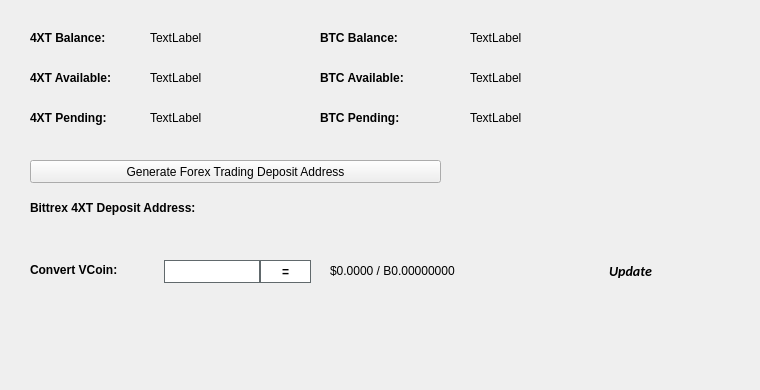
   <widget class="QWidget" name="BalanceTab">
    <attribute name="title">
     <string>Balance</string>
    </attribute>
    <widget class="QLabel" name="BitcoinBalanceLabel">
     <property name="geometry">
      <rect>
       <x>470</x>
       <y>30</y>
       <width>150</width>
       <height>16</height>
      </rect>
     </property>
     <property name="text">
      <string>TextLabel</string>
     </property>
    </widget>
    <widget class="QLabel" name="4XTBalanceLabel">
     <property name="geometry">
      <rect>
       <x>150</x>
       <y>30</y>
       <width>150</width>
       <height>16</height>
      </rect>
     </property>
     <property name="text">
      <string>TextLabel</string>
     </property>
    </widget>
    <widget class="QLabel" name="label_11">
     <property name="geometry">
      <rect>
       <x>30</x>
       <y>30</y>
       <width>101</width>
       <height>16</height>
      </rect>
     </property>
     <property name="font">
      <font>
       <weight>75</weight>
       <bold>true</bold>
      </font>
     </property>
     <property name="text">
      <string>4XT Balance:</string>
     </property>
    </widget>
    <widget class="QLabel" name="label_12">
     <property name="geometry">
      <rect>
       <x>320</x>
       <y>30</y>
       <width>101</width>
       <height>16</height>
      </rect>
     </property>
     <property name="font">
      <font>
       <weight>75</weight>
       <bold>true</bold>
      </font>
     </property>
     <property name="text">
      <string>BTC Balance:</string>
     </property>
    </widget>
    <widget class="QLabel" name="4XTAvailableLabel_2">
     <property name="geometry">
      <rect>
       <x>150</x>
       <y>70</y>
       <width>150</width>
       <height>16</height>
      </rect>
     </property>
     <property name="text">
      <string>TextLabel</string>
     </property>
    </widget>
    <widget class="QLabel" name="label_13">
     <property name="geometry">
      <rect>
       <x>30</x>
       <y>70</y>
       <width>111</width>
       <height>16</height>
      </rect>
     </property>
     <property name="font">
      <font>
       <weight>75</weight>
       <bold>true</bold>
      </font>
     </property>
     <property name="text">
      <string>4XT Available:</string>
     </property>
    </widget>
    <widget class="QLabel" name="label_14">
     <property name="geometry">
      <rect>
       <x>30</x>
       <y>110</y>
       <width>101</width>
       <height>16</height>
      </rect>
     </property>
     <property name="font">
      <font>
       <weight>75</weight>
       <bold>true</bold>
      </font>
     </property>
     <property name="text">
      <string>4XT Pending:</string>
     </property>
    </widget>
    <widget class="QLabel" name="4XTPendingLabel">
     <property name="geometry">
      <rect>
       <x>150</x>
       <y>110</y>
       <width>150</width>
       <height>16</height>
      </rect>
     </property>
     <property name="text">
      <string>TextLabel</string>
     </property>
    </widget>
    <widget class="QLabel" name="label_15">
     <property name="geometry">
      <rect>
       <x>320</x>
       <y>70</y>
       <width>111</width>
       <height>16</height>
      </rect>
     </property>
     <property name="font">
      <font>
       <weight>75</weight>
       <bold>true</bold>
      </font>
     </property>
     <property name="text">
      <string>BTC Available:</string>
     </property>
    </widget>
    <widget class="QLabel" name="BitcoinAvailableLabel">
     <property name="geometry">
      <rect>
       <x>470</x>
       <y>70</y>
       <width>150</width>
       <height>16</height>
      </rect>
     </property>
     <property name="text">
      <string>TextLabel</string>
     </property>
    </widget>
    <widget class="QLabel" name="label_31">
     <property name="geometry">
      <rect>
       <x>320</x>
       <y>110</y>
       <width>111</width>
       <height>16</height>
      </rect>
     </property>
     <property name="font">
      <font>
       <weight>75</weight>
       <bold>true</bold>
      </font>
     </property>
     <property name="text">
      <string>BTC Pending:</string>
     </property>
    </widget>
    <widget class="QLabel" name="BitcoinPendingLabel">
     <property name="geometry">
      <rect>
       <x>470</x>
       <y>110</y>
       <width>150</width>
       <height>16</height>
      </rect>
     </property>
     <property name="text">
      <string>TextLabel</string>
     </property>
    </widget>
    <widget class="QLabel" name="label_33">
     <property name="geometry">
      <rect>
       <x>30</x>
       <y>200</y>
       <width>221</width>
       <height>16</height>
      </rect>
     </property>
     <property name="font">
      <font>
       <weight>75</weight>
       <bold>true</bold>
      </font>
     </property>
     <property name="text">
      <string>Bittrex 4XT Deposit Address:</string>
     </property>
    </widget>
    <widget class="QPushButton" name="GenDepositBTN">
     <property name="geometry">
      <rect>
       <x>30</x>
       <y>160</y>
       <width>411</width>
       <height>23</height>
      </rect>
     </property>
     <property name="text">
      <string>Generate Forex Trading Deposit Address</string>
     </property>
     <property name="icon">
      <iconset resource="../forextrading.qrc">
       <normaloff>:/icons/bitcoin</normaloff>:/icons/bitcoin</iconset>
     </property>
    </widget>
    <widget class="QLabel" name="DepositAddressLabel">
     <property name="geometry">
      <rect>
       <x>200</x>
       <y>200</y>
       <width>261</width>
       <height>16</height>
      </rect>
     </property>
     <property name="palette">
      <palette>
       <active>
        <colorrole role="WindowText">
         <brush brushstyle="SolidPattern">
          <color alpha="255">
           <red>0</red>
           <green>0</green>
           <blue>0</blue>
          </color>
         </brush>
        </colorrole>
        <colorrole role="Text">
         <brush brushstyle="SolidPattern">
          <color alpha="255">
           <red>0</red>
           <green>0</green>
           <blue>255</blue>
          </color>
         </brush>
        </colorrole>
       </active>
       <inactive>
        <colorrole role="WindowText">
         <brush brushstyle="SolidPattern">
          <color alpha="255">
           <red>0</red>
           <green>0</green>
           <blue>0</blue>
          </color>
         </brush>
        </colorrole>
        <colorrole role="Text">
         <brush brushstyle="SolidPattern">
          <color alpha="255">
           <red>0</red>
           <green>0</green>
           <blue>255</blue>
          </color>
         </brush>
        </colorrole>
       </inactive>
       <disabled>
        <colorrole role="WindowText">
         <brush brushstyle="SolidPattern">
          <color alpha="255">
           <red>120</red>
           <green>120</green>
           <blue>120</blue>
          </color>
         </brush>
        </colorrole>
        <colorrole role="Text">
         <brush brushstyle="SolidPattern">
          <color alpha="255">
           <red>120</red>
           <green>120</green>
           <blue>120</blue>
          </color>
         </brush>
        </colorrole>
       </disabled>
      </palette>
     </property>
     <property name="font">
      <font>
       <weight>75</weight>
       <bold>true</bold>
      </font>
     </property>
     <property name="text">
      <string/>
     </property>
     <property name="alignment">
      <set>Qt::AlignRight|Qt::AlignTrailing|Qt::AlignVCenter</set>
     </property>
     <property name="textInteractionFlags">
      <set>Qt::LinksAccessibleByMouse|Qt::TextSelectableByKeyboard|Qt::TextSelectableByMouse</set>
     </property>
    </widget>
    <widget class="QLabel" name="label_8">
     <property name="geometry">
      <rect>
       <x>460</x>
       <y>300</y>
       <width>281</width>
       <height>81</height>
      </rect>
     </property>
     <property name="text">
      <string/>
     </property>
     <property name="pixmap">
      <pixmap>:/images/bittrex</pixmap>
     </property>
    </widget>
    <widget class="QWidget" name="widgetConversion" native="true">
     <property name="geometry">
      <rect>
       <x>0</x>
       <y>250</y>
       <width>751</width>
       <height>43</height>
      </rect>
     </property>
     <property name="minimumSize">
      <size>
       <width>0</width>
       <height>43</height>
      </size>
     </property>
     <property name="styleSheet">
      <string notr="true"/>
     </property>
     <widget class="QPushButton" name="btnUpdateMarketData">
      <property name="geometry">
       <rect>
        <x>575</x>
        <y>0</y>
        <width>111</width>
        <height>41</height>
       </rect>
      </property>
      <property name="sizePolicy">
       <sizepolicy hsizetype="Expanding" vsizetype="Expanding">
        <horstretch>0</horstretch>
        <verstretch>0</verstretch>
       </sizepolicy>
      </property>
      <property name="font">
       <font>
        <family>calibri</family>
        <pointsize>-1</pointsize>
        <weight>75</weight>
        <italic>true</italic>
        <bold>true</bold>
       </font>
      </property>
      <property name="styleSheet">
       <string notr="true">margin:0px;text-align:center;padding:2px;border-radius:3px;font-style:italic;width:100px;font-size:14px;font-family:calibri;font-weight:600;</string>
      </property>
      <property name="text">
       <string>Update</string>
      </property>
      <property name="iconSize">
       <size>
        <width>150</width>
        <height>35</height>
       </size>
      </property>
      <property name="autoDefault">
       <bool>true</bool>
      </property>
      <property name="default">
       <bool>true</bool>
      </property>
     </widget>
     <widget class="QLabel" name="lblConvertVCoin">
      <property name="geometry">
       <rect>
        <x>30</x>
        <y>10</y>
        <width>131</width>
        <height>20</height>
       </rect>
      </property>
      <property name="styleSheet">
       <string notr="true"/>
      </property>
      <property name="text">
       <string>&lt;html&gt;&lt;head/&gt;&lt;body&gt;&lt;p&gt;&lt;span style=&quot; font-weight:600;&quot;&gt;Convert VCoin:&lt;/span&gt;&lt;/p&gt;&lt;/body&gt;&lt;/html&gt;</string>
      </property>
     </widget>
     <widget class="QLineEdit" name="txtConvertVCoinQty">
      <property name="geometry">
       <rect>
        <x>160</x>
        <y>10</y>
        <width>100</width>
        <height>23</height>
       </rect>
      </property>
      <property name="minimumSize">
       <size>
        <width>100</width>
        <height>23</height>
       </size>
      </property>
      <property name="maximumSize">
       <size>
        <width>100</width>
        <height>16777215</height>
       </size>
      </property>
      <property name="styleSheet">
       <string notr="true">border: 1px solid #61696c;margin-left:4px;</string>
      </property>
     </widget>
     <widget class="QPushButton" name="btnConvertForex Trading">
      <property name="geometry">
       <rect>
        <x>260</x>
        <y>10</y>
        <width>51</width>
        <height>23</height>
       </rect>
      </property>
      <property name="minimumSize">
       <size>
        <width>0</width>
        <height>23</height>
       </size>
      </property>
      <property name="styleSheet">
       <string notr="true">border:1px solid #61696c;background:white;font-weight:600;</string>
      </property>
      <property name="text">
       <string>=</string>
      </property>
     </widget>
     <widget class="QLabel" name="lblConvertVCoinResults">
      <property name="geometry">
       <rect>
        <x>330</x>
        <y>0</y>
        <width>201</width>
        <height>41</height>
       </rect>
      </property>
      <property name="styleSheet">
       <string notr="true"/>
      </property>
      <property name="text">
       <string>$0.0000 / B0.00000000</string>
      </property>
     </widget>
     <widget class="QLabel" name="iconOverviewUpdateWait">
      <property name="geometry">
       <rect>
        <x>670</x>
        <y>10</y>
        <width>24</width>
        <height>24</height>
       </rect>
      </property>
      <property name="text">
       <string/>
      </property>
      <property name="pixmap">
       <pixmap resource="../forextrading.qrc">:/icons/transaction_1</pixmap>
      </property>
      <property name="scaledContents">
       <bool>true</bool>
      </property>
      <property name="alignment">
       <set>Qt::AlignCenter</set>
      </property>
     </widget>
    </widget>
   </widget>
